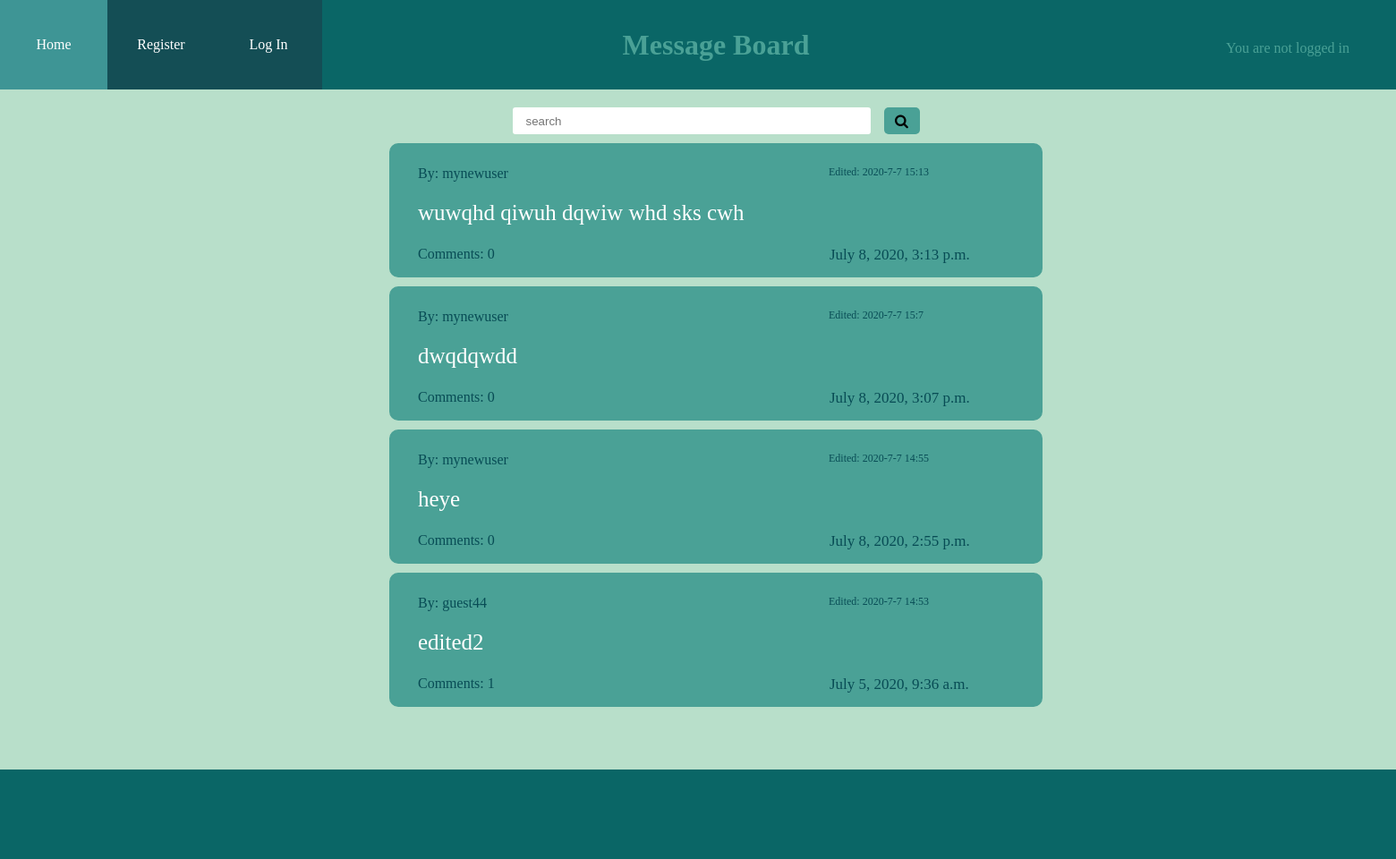
The page / on the database its author committed.
### post/models.py (models this page shows)
class Post(models.Model):
    title= models.CharField(max_length=30,null=True,blank=True)
    body= models.TextField(max_length=500)
    date= models.DateTimeField(auto_now_add=True)
    edit_date=models.DateTimeField(blank=True,null=True)
    author= models.ForeignKey(settings.AUTH_USER_MODEL,on_delete=models.DO_NOTHING,default=None)
    comments_amount=models.IntegerField(default=0)

### account/models.py (models this page shows)
class User(AbstractUser):
     dob=models.CharField(max_length=20,default=0)

### homepage/views.py (the view)
# urls.py: path('', views.homepage, name="homepage"),
def homepage(request):
    posts=Post.objects.all().order_by('date').reverse()
    return render(request,"homepage/homepage.html",{'posts':posts})

### homepage/templates/homepage/homepage.html (shortened to what this page needs)
{% extends "main.html" %}
{% load static %}
{% block content %}
    <link rel="stylesheet" href="https://cdnjs.cloudflare.com/ajax/libs/font-awesome/4.7.0/css/font-awesome.min.css">
    <link rel="stylesheet" type="text/css" href="{% static 'homepage/homepagestyles.css' %}">
            <div class="searchouter">
                <form method="GET" action="/search" class="searchcontainer">
                        <input type="text" name="s" class="search" placeholder="search" required></input>
                        <button type="submit" class="fa fa-search searchb"></button>
                </form>
            </div>
                    {%if posts %}
                        {% for post in posts %}
                            <div class="post">
                                    <div class="upper_container">
                                        <a class="author">By: {{ post.author}}</a>
                                        {% if post.edit_date %}
                                            <span class="edited">Edited: {{post.edit_date.year}}-{{post.edit_date.month}}-{{post.edit_date.month}} {{post.edit_date.hour}}:{{post.edit_date.minute}} </span>
                                        {% endif %}
                                    </div>
                                    <a class="title" href="/post/{{ post.id }}">{{ post.title }}</a>
                                    <div class="lower_container">
                                        <a class="comments"><span>Comments: </span>{{ post.comments_amount }}</a>
                                        <a class="date">{{ post.date }}</a>
                                    </div>
                            </div>
                        {% endfor %}
                        <div class="empty"></div>
                {% endif %}
{% endblock %}

### main.html (shortened to what this page needs)
<!DOCTYPE html>
{% load static %}
<html>
    <head>
        <link rel="stylesheet" type="text/css" href="{% static 'homepage/mainstyles.css' %}">
    </head>
    <body>
        <div class="maincontainer">
            <div class="head">
                {% if user.is_authenticated %}
                    <nav>
                        <a href="/" ><div>Home</div></a>
                        <a href="/post/create_post"><div>Create Post</div></a>
                    </nav>
                    <h1>Message Board</h1>
                    <div class="status"> You are logged in as:
                                <div class="username"> {{ user.username }} </div>
                                    <form class="logout" action="/account/logout/" method="post">
                                    {% csrf_token %}
                                    <button class="button2" type="submit">Log Out</button>
                                </form>
                    </div>
                {% else %}
                    <nav>
                        <a href="/" ><div>Home</div></a>
                        <a href="/account/register/" ><div>Register</div></a>
                        <a href="/account/login/"><div>Log In</div></a>
                    </nav>
                    <h1>Message Board</h1>
                    <div class="status1">You are not logged in </div>
                {% endif %}
           </div>
            {% block content %}
            {% endblock %}
            <footer></footer>
        </div>
    </body>
</html>

### homepage/static/homepage/mainstyles.css (style rules this page uses)
* { margin:0;padding:0 }
.maincontainer { margin:auto; width:100em; min-height:799px; position:relative; }
footer { bottom:0px; height:100px; width:100em; background-color:rgb(10, 102, 102); position:absolute; }
a { text-decoration: none; color:white; }
nav { display:flex; flex-direction:row; position:absolute }
a div { height:100px; width:120px; background-color:rgba(32, 54, 68, 0.479); display:flex; align-items:center; justify-content:center; box-sizing:border-box; }
body { background-color: rgba(94, 184, 136, 0.438); }
.head { position:relative; height:100px; width:100%; background-color: rgb(10, 102, 102); color:rgb(74, 161, 150); display:flex; flex-direction:row; }
h1 { margin-top:30px; margin:auto; }
.status1 { position:absolute; right:0px; top:45px; width:230px; }

### homepage/static/homepage/homepagestyles.css (style rules this page uses)
.post { margin:auto auto 10px auto; height:150px; width:730px; border:2px solid rgb(74, 161, 150); border-radius: 10px; background-color: rgb(74, 161, 150); display:flex; flex-direction: column; justify-content: center; margin-top:10px; box-sizing:border-box; padding-bottom:10px; }
.upper_container { display:flex; flex-direction:row; position:relative; }
.author { margin-left:30px; color:rgb(8, 76, 85); }
.title { color:white; margin-left:30px; margin-top:21px; margin-bottom:3px; font-size: 25px; }
.lower_container { margin-top:20px; display:flex; flex-direction:row; position:relative; width:720px; }
.date { color:rgb(8, 76, 85); position:absolute; font-size: 17px; left:490px; }
.edited { position:absolute; left:489px; color:rgb(8, 76, 85); font-size:12px; }
.comments { position:absolute; left:-330px; margin-left:360px; color:rgb(8, 76, 85); }
.searchouter { width:1200px; height:30px; margin:auto; margin-top:20px; display:flex; justify-content:center }
.searchcontainer { display:flex; }
.search { height:30px; width:400px; border:none; border-radius:3px; padding-left:15px; box-sizing:border-box; }
.searchb { height:30px; margin-left:15px; background-color:rgb(74, 161, 150); border:none; border-radius:5px; width:40px; }
.empty { height:160px; }

### rows shown on the page
Post: author "mynewuser", edit_date.year "2020", edit_date.month "7", edit_date.hour "15", edit_date.minute "13", title "wuwqhd qiwuh dqwiw whd sks cwh", comments_amount "0", date "July 8, 2020, 3:13 p.m."
Post: author "mynewuser", edit_date.year "2020", edit_date.month "7", edit_date.hour "15", edit_date.minute "7", title "dwqdqwdd", comments_amount "0", date "July 8, 2020, 3:07 p.m."
Post: author "mynewuser", edit_date.year "2020", edit_date.month "7", edit_date.hour "14", edit_date.minute "55", title "heye", comments_amount "0", date "July 8, 2020, 2:55 p.m."
Post: author "guest44", edit_date.year "2020", edit_date.month "7", edit_date.hour "14", edit_date.minute "53", title "edited2", comments_amount "1", date "July 5, 2020, 9:36 a.m."
